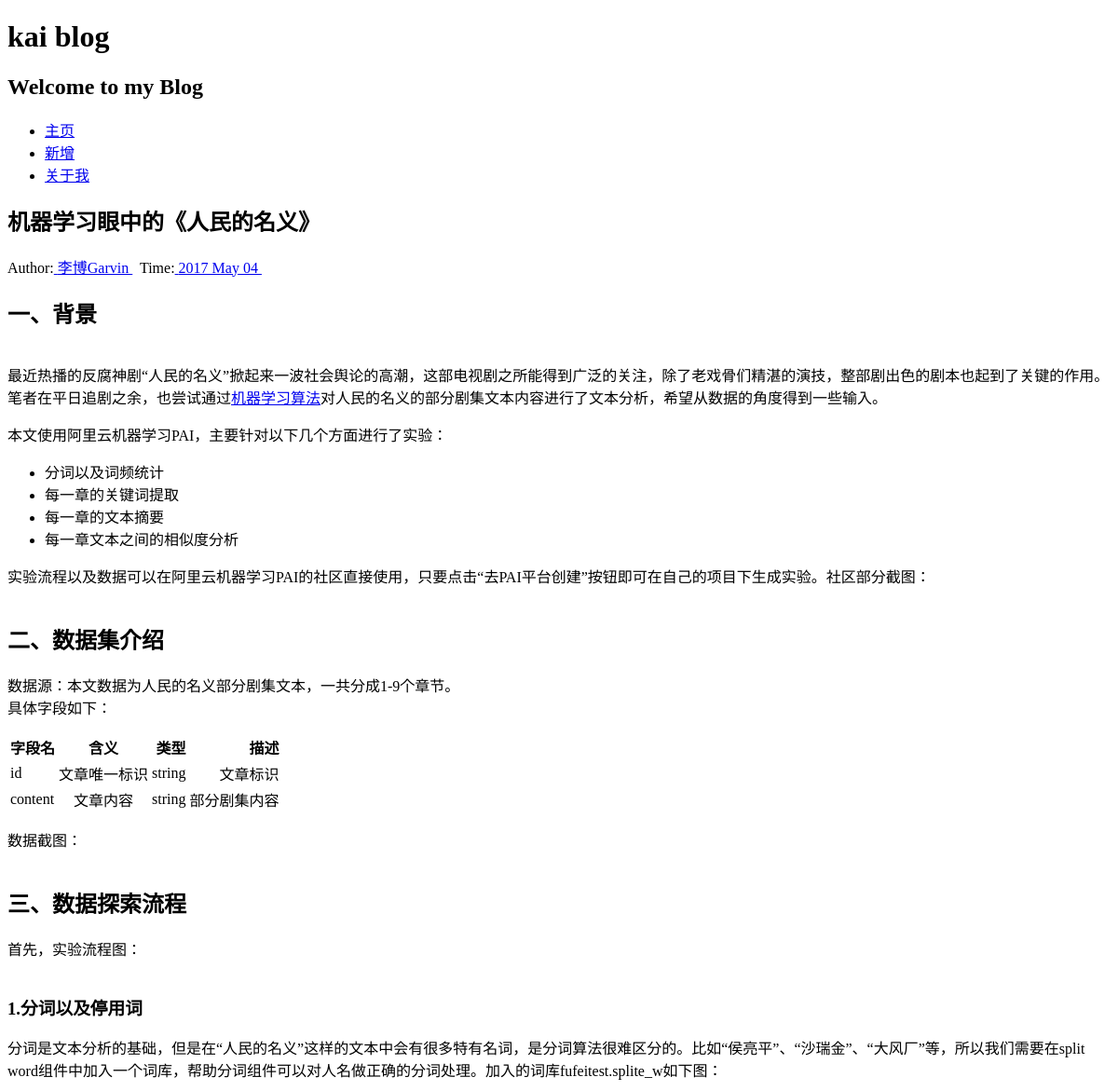
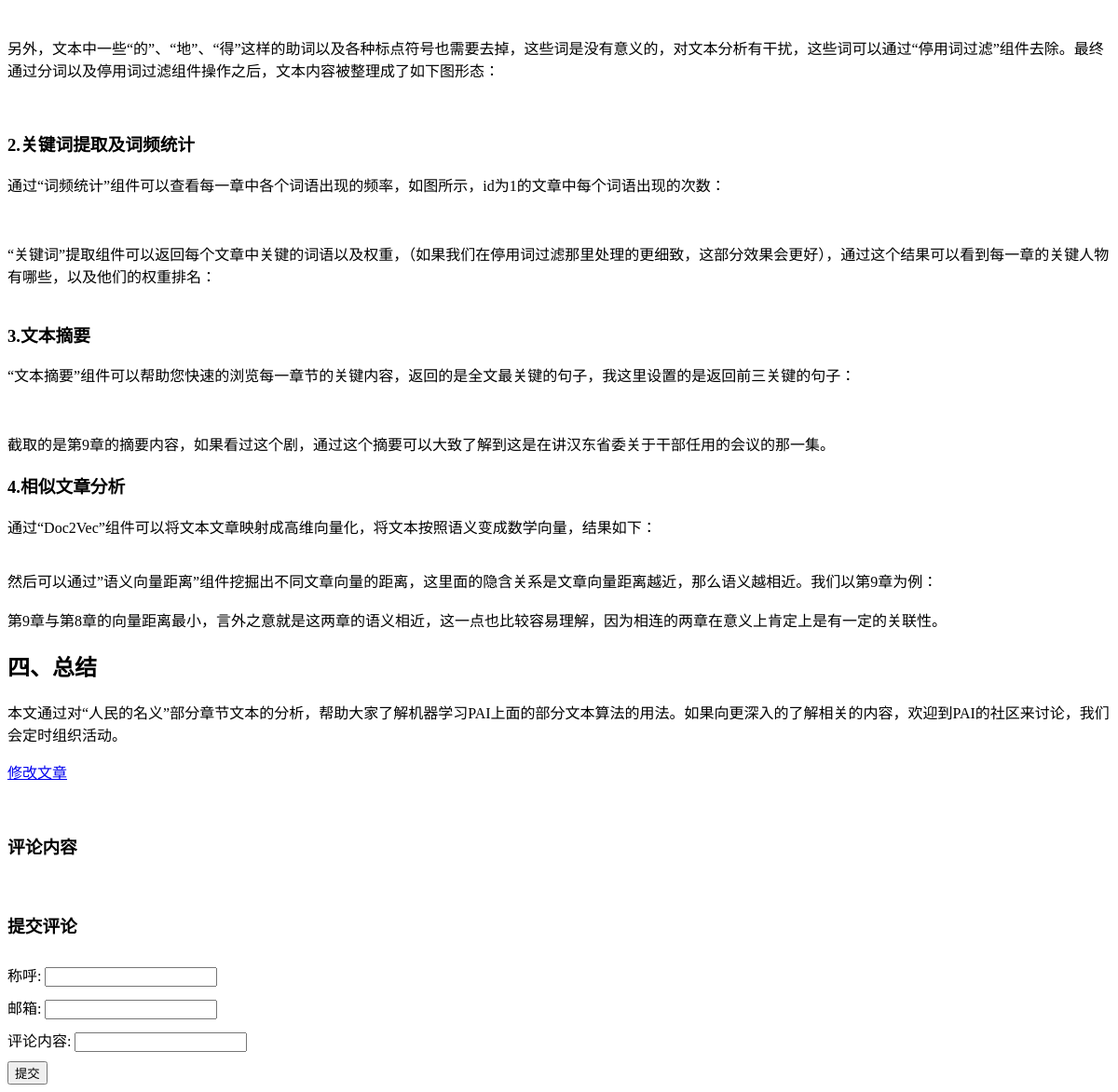
Screenshot of /blog/blogContent/13 with the database file from the repository (2 pictures, top to bottom).
### blog/models.py (models this page shows, shortened)
class Blog(models.Model):
    title = models.CharField('标题', max_length=32)
    author = models.CharField('作者', max_length=16)
    content = models.TextField('文章内容')
    created = models.DateTimeField('发布时间', auto_now_add=True)

### blog/views.py (the view)
# urls.py: url(r'^blogContent/(?P<blog_id>[0-9]+)$', views.get_details, name='get_details'),
def get_details(request, blog_id):
    try:
        blog = models.Blog.objects.get(id=blog_id)
    except models.Blog.DoesNotExist:
        raise Http404
    if request.method == 'GET':
        form = CommentForm()
    else:
        form = CommentForm(request.POST)
        if form.is_valid():
            cleaned_data = form.cleaned_data
            cleaned_data['blog'] = blog
            models.Comment.objects.create(**cleaned_data)
    ctx = {
        'blog': blog,
        'comments': blog.comment_set.all().order_by('-created'),
        'form': form
    }
    return render(request, 'blog/detail.html', ctx)

### blog/forms.py
class CommentForm(forms.Form):
    name = forms.CharField(label='称呼', max_length=16, error_messages={
        'required': '请填写您的称呼',
        'max_length': '称呼太长咯'
    })
    email = forms.EmailField(label='邮箱', error_messages={
        'required': '请填写您的邮箱',
        'invalid': '邮箱格式不正确'
    })
    content = forms.CharField(label='评论内容', error_messages={
        'required': '请填写您的评论内容！',
        'max_length': '评论内容太长咯'
    })

### blog/templates/blog/detail.html (shortened to what this page needs)
{% extends "blog/base.html" %}
{% block content %}
<div class="posts">
    <section class="post">
        <header class="post-header">
            <h2 class="post-title">
                {{blog.title}}
            </h2>
            <p class="post-meta">
                Author:<a class="post-author" href="#">
                {{blog.author}}
            </a>&nbsp;
                Time:<a class="post-author" href="#">
                {{blog.created | date:'Y M d'}}
            </a>&nbsp;
            </p>
        </header>
        <div class="post-description">
            <p>
                {{blog.content|safe}}
            </p>
            <p>
                <a class="pure-button" href="{% url 'blog:edit_page' blog.id %}">修改文章</a>
            </p>
        </div>
    </section>
    <div class="comment">
        <div class="comments-display" style="padding-top: 20px;">
            <h3>评论内容</h3>
        </div>
        <div class="comment-post" style="padding-top: 20px;">
            <h3>提交评论</h3>
            <form action="{% url 'blog:get_details' blog.id %}" method="POST">
                {% for field in form %}
                <div class="input-field" style="padding-top:10px">
                    {{ field.label}}: {{ field }}
                </div>
                {% endfor %}
                <button type="submit" style="margin-top: 10px">提交</button>
            </form>
        </div>
    </div>
</div>
{% endblock %}

### rows the page displays
Blog: title "机器学习眼中的《人民的名义》", author "李博Garvin", created "2017 May 04", content "一、背景 最近热播的反腐神剧“人民的名义”掀起来一波社会舆论的高潮，这部电视剧之所能得到广泛的关注，除了老戏骨们精湛的演技，整部剧出色的剧本也起到了关键的作用。笔者在平日追剧之余，也尝试通过 机器学习 算法 对人民的名义的部分剧集文本内容进行了文本分析，希望从数据的角度得到一些输入。 本文使用阿里云机器学习PAI，主要针对以下几个方面进行了实验： 分词以及词频统计 每一章的关键词提取 每一章的文本摘要 每一章文本之间的相似度分析 实验流程以及数据可以在阿里云机器学习PAI的社区直接使用，只要点击“去PAI平台创建”按钮即可在自己的项目下生成实验。社区部分截图： 二、数据集介绍 数据源：本文数据为人民的名义部分剧集文本，一共分成1-9个章节。 具体字段如下： 字段名 含义 类型 描述 id 文章唯一标识 string 文章标识 content 文章内容 string 部分剧集内容 数据截图： 三、数据探索流程 首先，实验流程图： 1.分词以及停用词 分词是文本分析的基础，但是在“人民的名义”这样的文本中会有很多特有名词，是分词算法很难区分的。比如“侯亮平”、“沙瑞金”、“大风厂”等，所以我们需要在split word组件中加入一个词库，帮助分词组件可以对人名做正确的分词处理。加入的词库fufeitest.splite_w如下图： 另外，文本中一些“的”、“地”、“得”这样的助词以及各种标点符号也需要去掉，这些词是没有意义的，对文本分析有干扰，这些词可以通过“停用词过滤”组件去除。最终通过分词以及停用词过滤组件操作之后，文本内容被整理成了如下图形态： 2.关键词提取及词频统计…"

### other values shown
{{ field.label }} "称呼" "邮箱" "评论内容"
